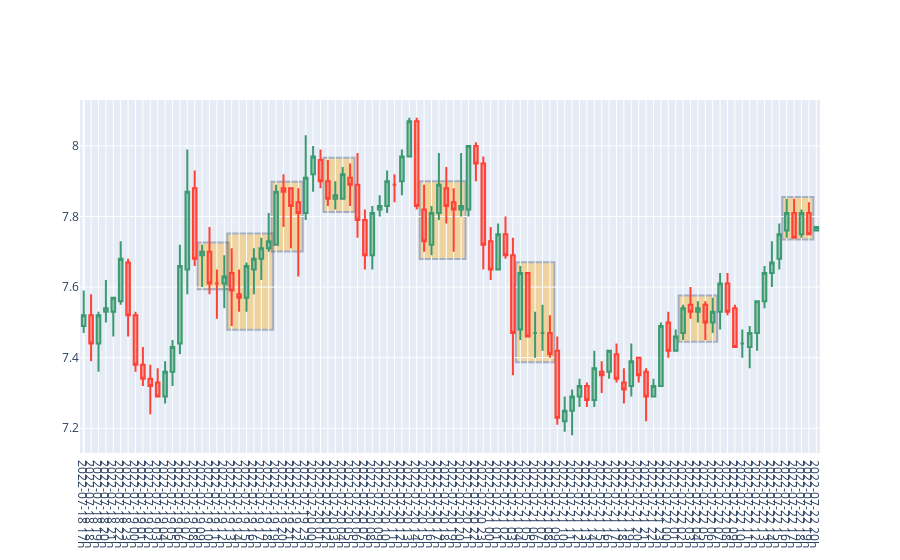

Notebook source saved alongside this figure:
### Code cell
from apps.models.candlestick import Candlestick
from apps.models.merchandise_rate import MerchandiseRate
from apps.models.zone import Zone
from apps.helpers.draw_chart import draw_candlestick_use_zones
from apps.services.ochl_dataframe import add_hour_column, add_return_column
import matplotlib.pyplot as plt

%matplotlib inline

merchandise_rate = MerchandiseRate()
merchandise_rate_id = merchandise_rate.find_by_slug(MERCHAINDISE)
candlestick = Candlestick(merchandise_rate_id, 'hour', 100, "DESC", start_date=START_DATE, end_date=END_DATE)

data_prices = candlestick.to_df()

data_prices = add_hour_column(data_prices)
data_prices = add_return_column(data_prices)

zones = Zone.calculate_sideway_zone(data_prices)

for zone in zones:
    print(zone.__dict__)

draw_candlestick_use_zones(data_prices, zones).show()
